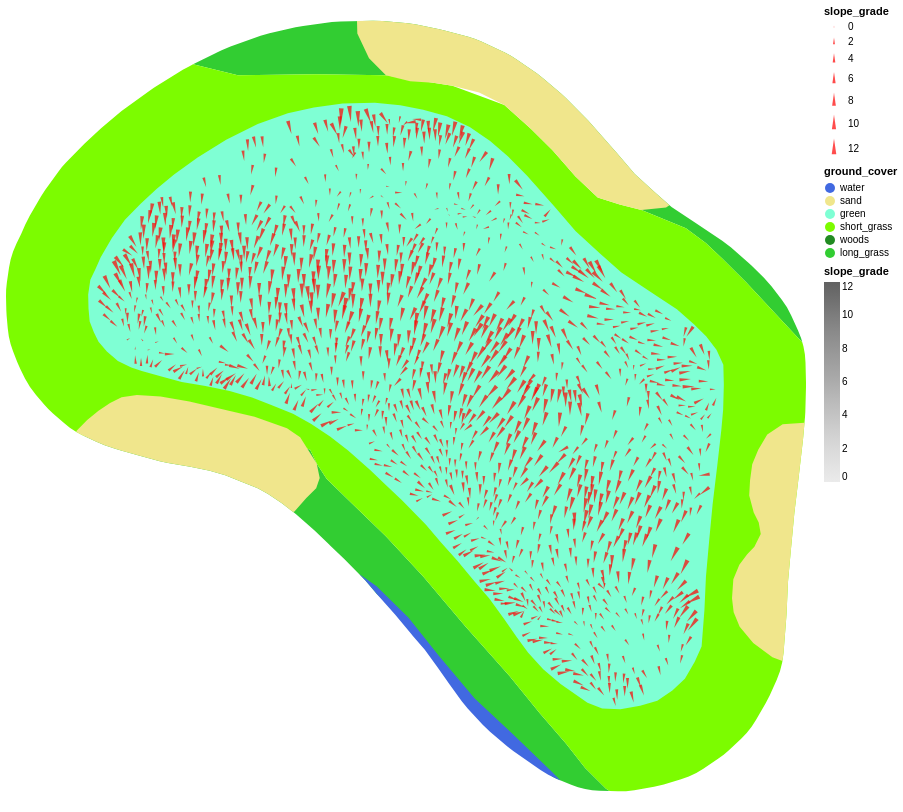

The notebook cell this image was saved under:
### Code cell
surround_features + inclines

### Figure 1 — Vega-Lite specification as saved in the notebook (floating-point values rounded to 4 significant figures; data arrays with more than 128 entries replaced by an {"elided": "..."} marker saying what was removed)
{"config": {"view": {"continuousWidth": 400, "continuousHeight": 300}}, "layer": [{"data": {"name": "data-bb162885a80b26ea2259b01bc2726094"}, "mark": "geoshape", "encoding": {"color": {"field": "ground_cover", "scale": {"domain": ["water", "sand", "green", "short_grass", "woods", "long_grass"], "range": ["RoyalBlue", "Khaki", "Aquamarine", "LawnGreen", "ForestGreen", "LimeGreen"]}, "type": "nominal"}, "tooltip": [{"field": "name", "type": "nominal"}, {"field": "ground_cover", "type": "nominal"}, {"field": "course_area", "type": "nominal"}]}, "projection": {"reflectY": true, "type": "identity"}}, {"data": {"name": "data-d7baf18c826905187769e55356bc4ef8"}, "mark": {"type": "point", "color": "lightgray", "filled": true, "shape": "wedge"}, "encoding": {"angle": {"field": "slope_heading", "type": "quantitative"}, "color": {"condition": {"value": "red", "selection": "selector001"}, "field": "slope_grade", "scale": {"domain": [0, 12.0], "scheme": "greys"}, "type": "quantitative"}, "latitude": {"field": "y", "type": "quantitative"}, "longitude": {"field": "x", "type": "quantitative"}, "size": {"field": "slope_grade", "type": "quantitative"}, "tooltip": [{"field": "z", "type": "quantitative"}, {"field": "slope_heading", "type": "quantitative"}, {"field": "slope_grade", "type": "quantitative"}]}, "height": 800, "projection": {"reflectY": true, "type": "identity"}, "selection": {"selector001": {"type": "single", "on": "mouseover", "nearest": true}}, "width": 800}], "$schema": "https://vega.github.io/schema/vega-lite/v4.17.0.json", "datasets": {"data-bb162885a80b26ea2259b01bc2726094": [{"name": "rough", "course_area": "general_area", "ground_cover": "long_grass", "type": "Feature", "geometry": {"type": "Polygon", "coordinates": [[[-693.4, -342.0], [-686.2, -341.1], [-680.2, -343.2], [-679.8, -344.0], [-679.2, -344.9], [-677.7, -346.4], [-675.6, -348.4], [-673.3, -350.9], [-670.7, -353.9], [-668.1, -356.9], [-666.2, -359.2], [-664.6, -361.0], [-663.4, -362.5], [-662.2, -363.8], [-661.9, -363.9], [-662.6, -363.9], [-663.0, -363.9], [-663.4, -363.8], [-663.9, -363.7], [-664.3, -363.6], [-665.2, -363.2], [-665.4, -363.1], [-670.3, -358.4], [-674.4, -353.4], [-676.1, -351.9], [-676.8, -351.1], [-678.1, -349.8], [-679.0, -349.0], [-679.0, -349.0], [-679.9, -348.1], [-681.0, -347.1], [-681.9, -346.4], [-682.7, -345.9], [-683.4, -345.5], [-684.4, -345.1], [-685.3, -344.7], [-686.3, -344.5], [-687.5, -344.2], [-688.8, -344.0], [-689.3, -343.9], [-690.5, -343.5], [-691.7, -343.2], [-692.0, -343.1], [-692.7, -342.9], [-693.2, -342.7], [-693.9, -342.3], [-693.4, -342.0]]]}}, {"name": "rough", "course_area": "general_area", "ground_cover": "long_grass", "type": "Feature", "geometry": {"type": "Polygon", "coordinates": [[[-651.4, -335.4], [-653.7, -333.0], [-655.1, -331.6], [-656.1, -330.6], [-657.3, -329.7], [-660.0, -328.6], [-668.4, -321.4], [-675.6, -320.4], [-679.8, -320.3], [-684.6, -320.4], [-687.3, -319.7], [-685.6, -318.9], [-685.0, -318.6], [-683.2, -318.0], [-682.6, -317.8], [-681.1, -317.5], [-680.6, -317.4], [-678.8, -317.2], [-678.3, -317.1], [-676.4, -317.1], [-675.8, -317.1], [-674.2, -317.2], [-673.7, -317.3], [-672.3, -317.6], [-672.0, -317.7], [-670.6, -318.1], [-670.1, -318.2], [-669.7, -318.4], [-668.3, -319.0], [-668.0, -319.2], [-667.6, -319.4], [-666.4, -320.3], [-666.0, -320.6], [-664.9, -321.5], [-664.6, -321.8], [-663.4, -323.0], [-663.2, -323.2], [-661.6, -325.0], [-661.6, -325.1], [-660.4, -326.4], [-659.2, -327.5], [-658.2, -328.4], [-656.7, -329.4], [-655.1, -330.5], [-654.6, -330.9], [-653.5, -331.8], [-653.3, -332.0], [-652.6, -332.7], [-652.1, -333.2], [-651.5, -334.1], [-651.2, -334.5], [-650.9, -335.0], [-650.5, -335.9], [-650.3, -336.4], [-650.2, -336.6], [-651.4, -335.4]]]}}, {"name": "fairway", "course_area": "general_area", "ground_cover": "short_grass", "type": "Feature", "geometry": {"type": "Polygon", "coordinates": {"elided": "1x116x2 float values"}}}, {"name": "green", "course_area": "putting_green", "ground_cover": "green", "type": "Feature", "geometry": {"type": "Polygon", "coordinates": {"elided": "1x82x2 float values"}}}, {"name": "bunkers", "course_area": "bunker", "ground_cover": "sand", "type": "Feature", "geometry": {"type": "Polygon", "coordinates": [[[-654.1, -350.2], [-653.6, -349.5], [-653.1, -349.1], [-652.8, -348.3], [-652.9, -347.6], [-653.2, -347.0], [-653.5, -346.0], [-653.4, -345.0], [-653.3, -344.1], [-652.9, -343.2], [-652.4, -342.2], [-651.4, -341.6], [-650.1, -341.5], [-650.2, -342.4], [-650.2, -342.5], [-650.4, -344.7], [-650.4, -344.7], [-650.7, -347.0], [-650.9, -349.3], [-651.1, -351.2], [-651.2, -353.1], [-651.2, -353.3], [-651.4, -355.5], [-651.4, -356.0], [-652.0, -355.8], [-653.2, -354.9], [-654.0, -353.9], [-654.4, -353.1], [-654.5, -352.2], [-654.4, -351.0], [-654.1, -350.2]]]}}, {"name": "bunkers", "course_area": "bunker", "ground_cover": "sand", "type": "Feature", "geometry": {"type": "Polygon", "coordinates": [[[-694.4, -342.0], [-693.7, -341.4], [-693.0, -340.8], [-692.3, -340.3], [-691.6, -340.0], [-690.7, -339.8], [-689.3, -339.9], [-687.5, -340.2], [-685.4, -340.7], [-683.5, -341.2], [-681.6, -341.9], [-680.8, -342.4], [-679.8, -344.0], [-679.6, -344.9], [-679.8, -345.5], [-680.4, -346.1], [-681.1, -346.9], [-681.2, -347.0], [-681.9, -346.4], [-682.7, -345.9], [-683.4, -345.5], [-684.4, -345.1], [-685.3, -344.7], [-686.3, -344.5], [-687.5, -344.2], [-688.8, -344.0], [-689.3, -343.9], [-690.5, -343.5], [-691.7, -343.2], [-692.0, -343.1], [-692.7, -342.9], [-693.2, -342.7], [-694.0, -342.3], [-694.4, -342.1], [-694.4, -342.0]]]}}, {"name": "bunkers", "course_area": "bunker", "ground_cover": "sand", "type": "Feature", "geometry": {"type": "Polygon", "coordinates": [[[-658.5, -328.4], [-660.0, -328.6], [-661.3, -328.3], [-662.7, -327.8], [-664.0, -326.6], [-665.4, -325.0], [-666.8, -323.6], [-668.4, -322.2], [-669.9, -321.4], [-671.5, -321.0], [-672.7, -320.8], [-674.1, -320.8], [-675.6, -320.4], [-676.6, -319.4], [-677.3, -317.9], [-677.3, -317.1], [-676.4, -317.1], [-675.8, -317.1], [-674.2, -317.2], [-673.7, -317.3], [-672.3, -317.6], [-672.0, -317.7], [-670.6, -318.1], [-670.1, -318.2], [-669.7, -318.4], [-668.3, -319.0], [-668.0, -319.2], [-667.6, -319.4], [-666.4, -320.3], [-666.0, -320.6], [-664.9, -321.5], [-664.6, -321.8], [-663.4, -323.0], [-663.2, -323.2], [-661.6, -325.0], [-661.6, -325.1], [-660.4, -326.4], [-659.2, -327.5], [-658.3, -328.3], [-658.5, -328.4]]]}}, {"name": "water_hazard", "course_area": "penalty_area", "ground_cover": "water", "type": "Feature", "geometry": {"type": "Polygon", "coordinates": [[[-676.1, -351.5], [-674.2, -353.4], [-672.3, -355.7], [-670.2, -358.3], [-667.8, -360.5], [-665.5, -362.7], [-664.9, -363.3], [-665.2, -363.2], [-665.7, -362.9], [-666.2, -362.7], [-667.8, -361.5], [-668.2, -361.2], [-669.2, -360.3], [-669.7, -359.9], [-670.6, -358.9], [-670.9, -358.5], [-671.6, -357.5], [-671.7, -357.5], [-672.4, -356.4], [-673.2, -355.3], [-673.9, -354.5], [-674.0, -354.4], [-675.0, -353.2], [-676.0, -352.1], [-676.0, -352.0], [-676.8, -351.1], [-677.2, -350.7], [-676.1, -351.5]]]}}], "data-d7baf18c826905187769e55356bc4ef8": {"elided": "1467 records"}}}
